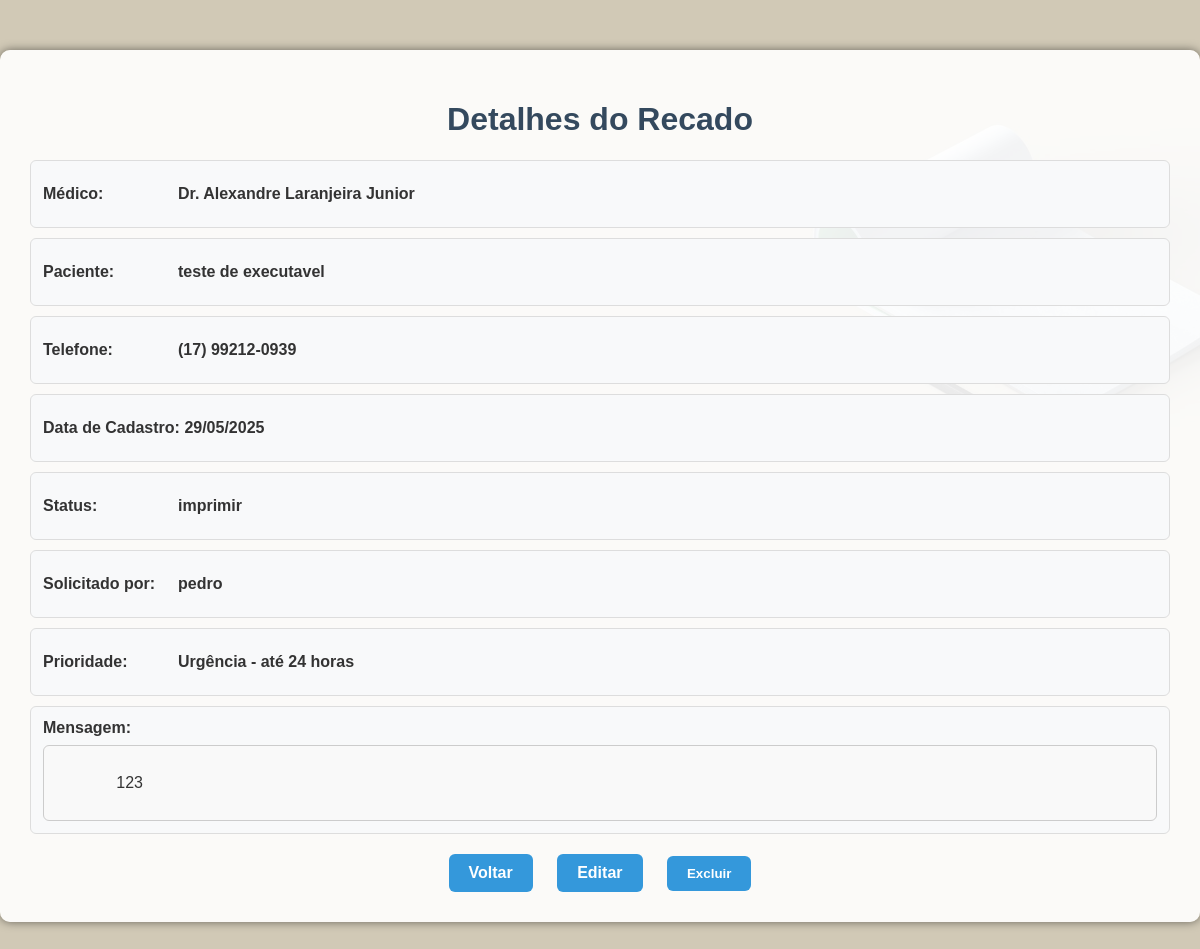
Screenshot of /recado/26 (signed in) with the database file from the repository.
### tables this page shows
CREATE TABLE recados (
            id INTEGER PRIMARY KEY AUTOINCREMENT,
            medico TEXT NOT NULL,
            prioridade TEXT NOT NULL,
            nome_paciente TEXT NOT NULL,
            data_nascimento TEXT NOT NULL,
            telefone TEXT NOT NULL,
            convenio TEXT,
            descricao TEXT,
            status TEXT DEFAULT 'pendente',
            usuario TEXT NOT NULL,
            data_cadastro TEXT NOT NULL
        , finalizado_por TEXT);

### app.py (the view)
@app.route('/recado/<int:id>')
@login_requerido(['responsavel'])
def detalhar_recado(id):
    conn = conectar_banco()
    recado = conn.execute('SELECT * FROM recados WHERE id = ?', (id,)).fetchone()
    conn.close()
    if recado is None:
        return 'Recado não encontrado.', 404
    return render_template('detalhar_recado.html', recado=recado)

### app.py (called while the page is built)
def login_requerido(perfis_permitidos):
    def decorador(func):
        @wraps(func)
        def wrapper(*args, **kwargs):
            if 'usuario' not in session or session.get('perfil') not in perfis_permitidos:
                flash("Faça login para acessar essa página.", "warning")
                return redirect(url_for('login'))
            return func(*args, **kwargs)
        return wrapper
    return decorador

def conectar_banco():
    conexao = sqlite3.connect('recados.db')
    conexao.row_factory = sqlite3.Row
    return conexao

@app.template_filter('format_data')
def formatar_data_br(data_str):
    try:
        data_obj = datetime.strptime(data_str, '%Y-%m-%d %H:%M:%S')
        return data_obj.strftime('%d/%m/%Y')
    except:
        return data_str  # fallback caso a string esteja mal formatada

### templates/detalhar_recado.html (shortened to what this page needs)
<!DOCTYPE html>
<html lang="pt-br">
  <head>
    <link rel="stylesheet" href="{{ url_for('static', filename='css/detalhar.css') }}">
  </head>
  <body class="fundo">
    <div class="imagem_fundo">
      <div class="container">
        <h1>Detalhes do Recado</h1>
        <div class="info">
          <div class="campo">
            <label>Médico:</label>
            <p><strong>{{ recado['medico'] }}</strong></p>
          </div>
          <div class="campo">
            <label>Paciente:</label>
            <p><strong>{{ recado['nome_paciente'] }}</strong></p>
          </div>
          <div class="campo">
            <label>Telefone:</label>
            <p><strong>{{ recado['telefone'] }}</strong></p>
          </div>
          <div class="campo"><p><strong>Data de Cadastro:</strong> <strong>{{ recado['data_cadastro']|format_data }}</strong></p></div>
          <div class="campo">
            <label>Status:</label>
            <p><strong>{{ recado['status'] }}</strong></p>
          </div>
          <div class="campo">
            <label>Solicitado por:</label></strong>
            <p><strong>{{ recado['usuario'] }}</strong></p>
         </div>
          <div class="campo">
            <label>Prioridade:</label>
           <p><strong>{{ recado['prioridade'] }}</strong></p>
          </div>
          <div class="mensagem-container">
            <label>Mensagem:</label>
            <div
              style="
                border: 1px solid #ccc;
                padding: 10px;
                border-radius: 6px;
                background-color: #f9f9f9;
                white-space: pre-wrap;
                word-break: break-word;
                max-height: 100px;
                overflow-y: auto;
              "
            >
              {{ recado.descricao }}
            </div>
          </div>
        </div>
        <div class="actions">
          <a href="{{ url_for('listar') }}">Voltar</a>
          <a href="{{ url_for('editar_recado', id=recado.id) }}">Editar</a>
          <form
            action="{{ url_for('excluir_recado', id=recado.id) }}"
            method="POST"
            style="display: inline"
          >
            <button class="delete-btn" type="submit">Excluir</button>
          </form>
        </div>
      </div>
    </div>
  </body>
</html>

### static/css/detalhar.css (style rules this page uses)
body { font-family: Arial, sans-serif; background-color: #f4f6f8; padding: 20px; color: #333; }
.container { background-color: #fff; border-radius: 8px; box-shadow: 0 4px 12px rgba(0, 0, 0, 0.1); padding: 20px; max-width: 600px; margin: auto; }
body.fundo { background: url("/static/Fundo\ typeform.jpg") no-repeat center center fixed; background-size: cover; margin: 0; padding: 0; font-family: Arial, sans-serif; }
.container { background-color: rgba( 255, 255, 255, 0.9 ); max-width: 1200px; margin: 50px auto; padding: 30px; border-radius: 10px; box-shadow: 0 0 10px rgba(0, 0, 0, 0.5); }
h1 { text-align: center; color: #34495e; }
.info label { display: inline-block; width: 120px; font-weight: bold; vertical-align: top; }
.info { margin: 15px 0; }
.actions { text-align: center; margin-top: 20px; }
.actions a, .actions form { display: inline-block; margin: 0 10px; }
.actions button, .actions a { padding: 10px 20px; border: none; border-radius: 6px; background-color: #3498db; color: white; text-decoration: none; font-weight: bold; transition: background-color 0.3s; }
.delete-btn { background-color: #e74c3c; }
.campo { display: flex; align-items: center; margin: 10px 0; padding: 8px 12px; border: 1px solid #ddd; border-radius: 6px; background-color: #f8f9fa; }
.campo label { font-weight: bold; min-width: 120px; margin-right: 15px; }
.mensagem-container { display: flex; flex-direction: column; margin: 10px 0; border: 1px solid #ddd; border-radius: 6px; padding: 12px; background-color: #f8f9fa; }
.mensagem-container label { font-weight: bold; margin-bottom: 8px; }

### rows the page displays
recados: medico "Dr. Alexandre Laranjeira Junior", nome_paciente "teste de executavel", telefone "(17) 99212-0939", data_cadastro "29/05/2025", status "imprimir", usuario "pedro", prioridade "Urgência - até 24 horas", descricao "123"
